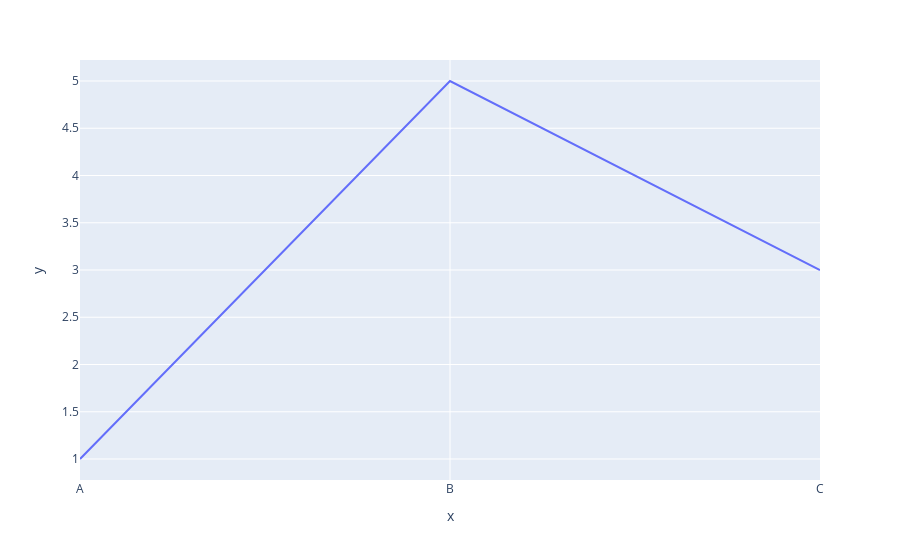

Notebook code for this chart:
### Markdown cell above
#### Figure Size

### Code cell
# adding 'width' and 'height' arguments
x_values=['A', 'B', 'C']
y_values=[1, 5, 3]
fig = px.line(
    x=x_values,
    y=y_values
)
fig
#fig.show(renderer = "browser")

### Figure 1 — Plotly figure (JSON) as saved in the notebook; plotly's stock layout.template omitted (floating-point values rounded to 4 significant figures)
{"data": [{"hovertemplate": "x=%{x}<br>y=%{y}<extra></extra>", "legendgroup": "", "line": {"color": "#636efa", "dash": "solid"}, "marker": {"symbol": "circle"}, "mode": "lines", "name": "", "orientation": "v", "showlegend": false, "type": "scatter", "x": ["A", "B", "C"], "xaxis": "x", "y": [1, 5, 3], "yaxis": "y"}], "layout": {"legend": {"tracegroupgap": 0}, "margin": {"t": 60}, "xaxis": {"anchor": "y", "domain": [0, 1], "title": {"text": "x"}}, "yaxis": {"anchor": "x", "domain": [0, 1], "title": {"text": "y"}}}}
